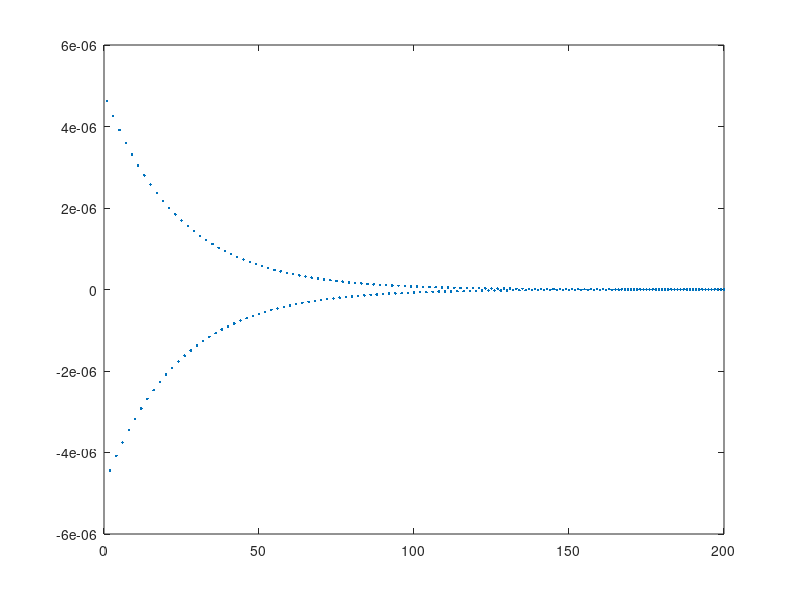

Source code (MATLAB):
x = 0.7;
func = @(x) cos(x)^2;
f = func(x);
n = 200;

while round((f - x)*100000) ~= 0
    x = f;
    f = func(x);
end

disp(x);

for i = 1:n
    x = f;
    f = func(x);
    h(i) = f - x;
end

disp(x);
figure;
plot(h,'.')
set(gca, 'Xlim', [0 n])
%set(gca, 'Ylim', [-0.00001 0.00001])